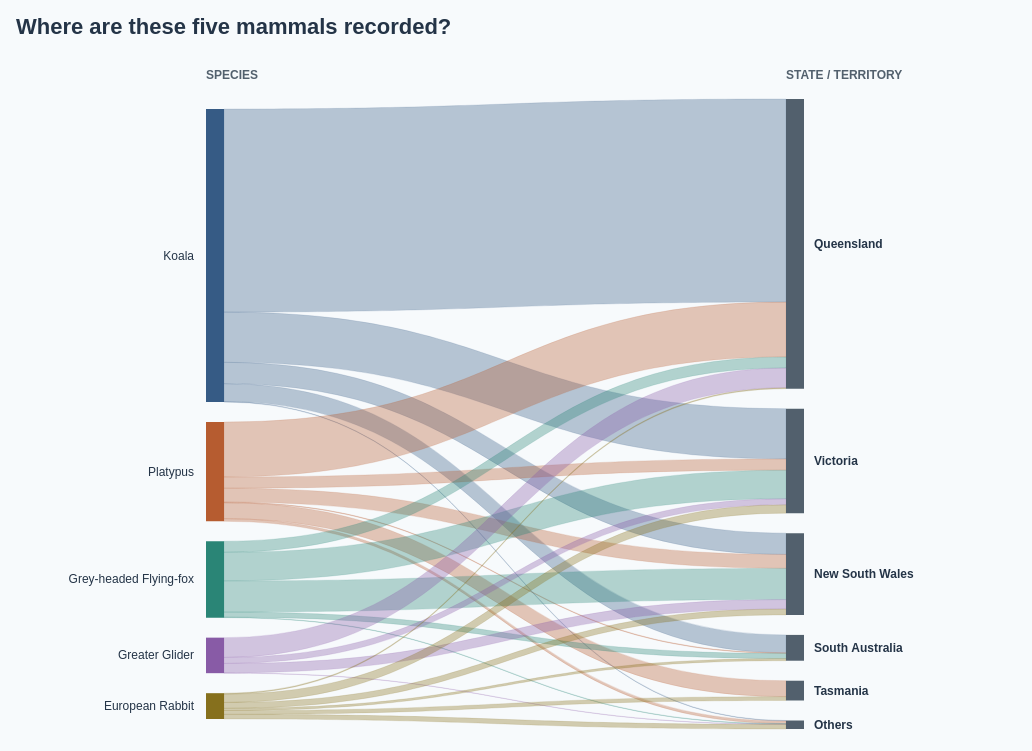

Vega-Lite specification for this chart:
### Vega specification from a JSON file in a GitHub repository (floating-point values rounded to 4 significant figures)
{"$schema": "https://vega.github.io/schema/vega/v5.json", "description": "Readability rationale: Charts involving multiple lines or flows use a limited selection of the most observed species (typically 5–6), while ranking and hierarchical charts can accommodate larger selections (typically 10–15). Maps can retain all species within their selected dataset where aggregation or filtering prevents clutter. This Sankey shows the top five species by observation count among the ten mammals selected in DotMap.vg.json. Sankey showing only the five most recorded species among the 10 selected mammals in DotMap.vg.json: Koala, Platypus, Grey-headed Flying-fox, Greater Glider, European Rabbit. Species ranked by 2017–2026 geolocated observation count, not conservation importance. Both stages sum to 3,429 observations. State assignments copied from DotMap, including Offshore / unspecified. State totals and connections include only these five species. Ribbon and node heights use a uniform 0.15456401283172938 pixels per observation. Species colours match DotMap. All data and layout embedded. Hover or click to highlight; click again, Reset highlight, or Escape to clear. Counts reflect recording activity, not migration or animal abundance. Species colours match the ten-species palette in BumpChart.vg.json; species selection is retained; counts use the selected observation years. ACT, Western Australia, Northern Territory and Offshore / unspecified are combined as Others (55 observations); their species flows are summed. Grouped-location breakdowns are retained in tooltips. Totals and the shared ribbon-height scale are preserved. Uses the 10 most recent available observation years (2017–2026), including partial 2026.", "width": 1000, "height": 680, "padding": 16, "background": "#f7fafc", "title": {"text": "Where are these five mammals recorded?", "anchor": "start", "fontSize": 22, "color": "#243447", "offset": 16, "font": "Arial", "fontWeight": "bold"}, "signals": [{"name": "selected", "value": null, "on": [{"events": "@nodes:click, @labels:click", "update": "selected === datum.key ? null : datum.key"}, {"events": "view:keydown[event.key === 'Escape'], view:dblclick", "update": "null"}]}, {"name": "hovered", "value": null, "on": [{"events": "@nodes:mouseover, @labels:mouseover, @ribbons:mouseover", "update": "datum.key"}, {"events": "@nodes:mouseout, @labels:mouseout, @ribbons:mouseout", "update": "null"}]}, {"name": "active", "update": "selected || hovered"}], "data": [{"name": "nodeData", "values": [{"id": "species:Koala", "key": "species:Koala", "label": "Koala", "name": "Koala", "level": "Species", "column": 0, "x": 290, "y": 102.0, "y2": 395.1, "count": 1896, "keys": ["species:Koala", "state:Queensland", "state:Victoria", "state:New South Wales", "state:South Australia", "state:Others"]}, {"id": "species:Platypus", "key": "species:Platypus", "label": "Platypus", "name": "Platypus", "level": "Species", "column": 0, "x": 290, "y": 415.1, "y2": 514.3, "count": 642, "keys": ["species:Platypus", "state:Queensland", "state:Victoria", "state:New South Wales", "state:South Australia", "state:Tasmania", "state:Others"]}, {"id": "species:Grey-headed Flying-fox", "key": "species:Grey-headed Flying-fox", "label": "Grey-headed Flying-fox", "name": "Grey-headed Flying-fox", "level": "Species", "column": 0, "x": 290, "y": 534.3, "y2": 610.6, "count": 494, "keys": ["species:Grey-headed Flying-fox", "state:Queensland", "state:Victoria", "state:New South Wales", "state:South Australia", "state:Others"]}, {"id": "species:Greater Glider", "key": "species:Greater Glider", "label": "Greater Glider", "name": "Greater Glider", "level": "Species", "column": 0, "x": 290, "y": 630.6, "y2": 666.2, "count": 230, "keys": ["species:Greater Glider", "state:Queensland", "state:Victoria", "state:New South Wales", "state:Others"]}, {"id": "species:European Rabbit", "key": "species:European Rabbit", "label": "European Rabbit", "name": "European Rabbit", "level": "Species", "column": 0, "x": 290, "y": 686.2, "y2": 712.0, "count": 167, "keys": ["species:European Rabbit", "state:Queensland", "state:Victoria", "state:New South Wales", "state:South Australia", "state:Tasmania", "state:Others"]}, {"id": "state:Queensland", "key": "state:Queensland", "label": "Queensland", "name": "Queensland", "level": "State / territory", "column": 1, "x": 870, "y": 92.0, "y2": 381.7, "count": 1874, "keys": ["state:Queensland", "species:Koala", "species:Platypus", "species:Grey-headed Flying-fox", "species:Greater Glider", "species:European Rabbit"]}, {"id": "state:Victoria", "key": "state:Victoria", "label": "Victoria", "name": "Victoria", "level": "State / territory", "column": 1, "x": 870, "y": 401.7, "y2": 506.1, "count": 676, "keys": ["state:Victoria", "species:Koala", "species:Platypus", "species:Grey-headed Flying-fox", "species:Greater Glider", "species:European Rabbit"]}, {"id": "state:New South Wales", "key": "state:New South Wales", "label": "New South Wales", "name": "New South Wales", "level": "State / territory", "column": 1, "x": 870, "y": 526.1, "y2": 607.9, "count": 529, "keys": ["state:New South Wales", "species:Koala", "species:Platypus", "species:Grey-headed Flying-fox", "species:Greater Glider", "species:European Rabbit"]}, {"id": "state:South Australia", "key": "state:South Australia", "label": "South Australia", "name": "South Australia", "level": "State / territory", "column": 1, "x": 870, "y": 627.9, "y2": 653.7, "count": 167, "keys": ["state:South Australia", "species:Koala", "species:Platypus", "species:Grey-headed Flying-fox", "species:European Rabbit"]}, {"id": "state:Tasmania", "key": "state:Tasmania", "label": "Tasmania", "name": "Tasmania", "level": "State / territory", "column": 1, "x": 870, "y": 673.7, "y2": 693.5, "count": 128, "keys": ["state:Tasmania", "species:Platypus", "species:European Rabbit"]}, {"id": "state:Others", "key": "state:Others", "label": "Others", "name": "Others", "level": "State / territory", "column": 1, "x": 870, "y": 713.5, "y2": 722.0, "count": 55, "keys": ["state:Others", "species:Koala", "species:Platypus", "species:Grey-headed Flying-fox", "species:Greater Glider", "species:European Rabbit"], "members": "Australian Capital Territory (40); Northern Territory (1); Offshore / unspecified (3); Western Australia (11)"}]}, {"name": "links", "values": [{"species": "Koala", "scientific": "Phascolarctos cinereus", "source": "Koala", "target": "Queensland", "count": 1314, "share": 0.693, "shareLabel": "Share of species", "key": "species:Koala", "keys": ["species:Koala", "state:Queensland"], "path": "M308,102.0C589,102.0 589,92.0 870,92.0L870,295.09711286089237C589,295.09711286089237 589,305.09711286089237 308,305.09711286089237Z"}, {"species": "Koala", "scientific": "Phascolarctos cinereus", "source": "Koala", "target": "Victoria", "count": 325, "share": 0.1714, "shareLabel": "Share of species", "key": "species:Koala", "keys": ["species:Koala", "state:Victoria"], "path": "M308,305.09711286089237C589,305.09711286089237 589,401.65296004666084 870,401.65296004666084L870,451.8862642169729C589,451.8862642169729 589,355.33041703120443 308,355.33041703120443Z"}, {"species": "Koala", "scientific": "Phascolarctos cinereus", "source": "Koala", "target": "New South Wales", "count": 138, "share": 0.07278, "shareLabel": "Share of species", "key": "species:Koala", "keys": ["species:Koala", "state:New South Wales"], "path": "M308,355.33041703120443C589,355.33041703120443 589,526.1382327209099 870,526.1382327209099L870,547.4680664916885C589,547.4680664916885 589,376.66025080198307 308,376.66025080198307Z"}, {"species": "Koala", "scientific": "Phascolarctos cinereus", "source": "Koala", "target": "South Australia", "count": 116, "share": 0.06118, "shareLabel": "Share of species", "key": "species:Koala", "keys": ["species:Koala", "state:South Australia"], "path": "M308,376.66025080198307C589,376.66025080198307 589,627.9025955088947 870,627.9025955088947L870,645.8320209973754C589,645.8320209973754 589,394.5896762904637 308,394.5896762904637Z"}, {"species": "Koala", "scientific": "Phascolarctos cinereus", "source": "Koala", "target": "Others", "count": 3, "share": 0.001582, "shareLabel": "Share of species", "key": "species:Koala", "keys": ["species:Koala", "state:Others"], "path": "M308,394.5896762904637C589,394.5896762904637 589,713.4989792942548 870,713.4989792942548L870,713.96267133275C589,713.96267133275 589,395.05336832895887 308,395.05336832895887Z", "members": "Australian Capital Territory (1); Western Australia (2)"}, {"species": "Platypus", "scientific": "Ornithorhynchus anatinus", "source": "Platypus", "target": "Queensland", "count": 355, "share": 0.553, "shareLabel": "Share of species", "key": "species:Platypus", "keys": ["species:Platypus", "state:Queensland"], "path": "M308,415.0533683289589C589,415.0533683289589 589,295.09711286089237 870,295.09711286089237L870,349.9673374161563C589,349.9673374161563 589,469.92359288422284 308,469.92359288422284Z"}, {"species": "Platypus", "scientific": "Ornithorhynchus anatinus", "source": "Platypus", "target": "Victoria", "count": 73, "share": 0.1137, "shareLabel": "Share of species", "key": "species:Platypus", "keys": ["species:Platypus", "state:Victoria"], "path": "M308,469.92359288422284C589,469.92359288422284 589,451.8862642169729 870,451.8862642169729L870,463.16943715368916C589,463.16943715368916 589,481.2067658209391 308,481.2067658209391Z"}, {"species": "Platypus", "scientific": "Ornithorhynchus anatinus", "source": "Platypus", "target": "New South Wales", "count": 90, "share": 0.1402, "shareLabel": "Share of species", "key": "species:Platypus", "keys": ["species:Platypus", "state:New South Wales"], "path": "M308,481.2067658209391C589,481.2067658209391 589,547.4680664916885 870,547.4680664916885L870,561.3788276465442C589,561.3788276465442 589,495.11752697579476 308,495.11752697579476Z"}, {"species": "Platypus", "scientific": "Ornithorhynchus anatinus", "source": "Platypus", "target": "South Australia", "count": 4, "share": 0.006231, "shareLabel": "Share of species", "key": "species:Platypus", "keys": ["species:Platypus", "state:South Australia"], "path": "M308,495.11752697579476C589,495.11752697579476 589,645.8320209973754 870,645.8320209973754L870,646.4502770487023C589,646.4502770487023 589,495.73578302712167 308,495.73578302712167Z"}, {"species": "Platypus", "scientific": "Ornithorhynchus anatinus", "source": "Platypus", "target": "Tasmania", "count": 103, "share": 0.1604, "shareLabel": "Share of species", "key": "species:Platypus", "keys": ["species:Platypus", "state:Tasmania"], "path": "M308,495.73578302712167C589,495.73578302712167 589,673.7147856517935 870,673.7147856517935L870,689.6348789734616C589,689.6348789734616 589,511.6558763487898 308,511.6558763487898Z"}, {"species": "Platypus", "scientific": "Ornithorhynchus anatinus", "source": "Platypus", "target": "Others", "count": 17, "share": 0.02648, "shareLabel": "Share of species", "key": "species:Platypus", "keys": ["species:Platypus", "state:Others"], "path": "M308,511.6558763487898C589,511.6558763487898 589,713.96267133275 870,713.96267133275L870,716.5902595508894C589,716.5902595508894 589,514.2834645669292 308,514.2834645669292Z", "members": "Australian Capital Territory (16); Offshore / unspecified (1)"}, {"species": "Grey-headed Flying-fox", "scientific": "Pteropus poliocephalus", "source": "Grey-headed Flying-fox", "target": "Queensland", "count": 71, "share": 0.1437, "shareLabel": "Share of species", "key": "species:Grey-headed Flying-fox", "keys": ["species:Grey-headed Flying-fox", "state:Queensland"], "path": "M308,534.2834645669292C589,534.2834645669292 589,349.9673374161563 870,349.9673374161563L870,360.94138232720906C589,360.94138232720906 589,545.257509477982 308,545.257509477982Z"}, {"species": "Grey-headed Flying-fox", "scientific": "Pteropus poliocephalus", "source": "Grey-headed Flying-fox", "target": "Victoria", "count": 185, "share": 0.3745, "shareLabel": "Share of species", "key": "species:Grey-headed Flying-fox", "keys": ["species:Grey-headed Flying-fox", "state:Victoria"], "path": "M308,545.257509477982C589,545.257509477982 589,463.16943715368916 870,463.16943715368916L870,491.7637795275591C589,491.7637795275591 589,573.851851851852 308,573.851851851852Z"}, {"species": "Grey-headed Flying-fox", "scientific": "Pteropus poliocephalus", "source": "Grey-headed Flying-fox", "target": "New South Wales", "count": 202, "share": 0.4089, "shareLabel": "Share of species", "key": "species:Grey-headed Flying-fox", "keys": ["species:Grey-headed Flying-fox", "state:New South Wales"], "path": "M308,573.851851851852C589,573.851851851852 589,561.3788276465442 870,561.3788276465442L870,592.6007582385536C589,592.6007582385536 589,605.0737824438613 308,605.0737824438613Z"}, {"species": "Grey-headed Flying-fox", "scientific": "Pteropus poliocephalus", "source": "Grey-headed Flying-fox", "target": "South Australia", "count": 33, "share": 0.0668, "shareLabel": "Share of species", "key": "species:Grey-headed Flying-fox", "keys": ["species:Grey-headed Flying-fox", "state:South Australia"], "path": "M308,605.0737824438613C589,605.0737824438613 589,646.4502770487023 870,646.4502770487023L870,651.5508894721494C589,651.5508894721494 589,610.1743948673084 308,610.1743948673084Z"}, {"species": "Grey-headed Flying-fox", "scientific": "Pteropus poliocephalus", "source": "Grey-headed Flying-fox", "target": "Others", "count": 3, "share": 0.006073, "shareLabel": "Share of species", "key": "species:Grey-headed Flying-fox", "keys": ["species:Grey-headed Flying-fox", "state:Others"], "path": "M308,610.1743948673084C589,610.1743948673084 589,716.5902595508894 870,716.5902595508894L870,717.0539515893846C589,717.0539515893846 589,610.6380869058036 308,610.6380869058036Z", "members": "Australian Capital Territory (3)"}, {"species": "Greater Glider", "scientific": "Petauroides volans", "source": "Greater Glider", "target": "Queensland", "count": 128, "share": 0.5565, "shareLabel": "Share of species", "key": "species:Greater Glider", "keys": ["species:Greater Glider", "state:Queensland"], "path": "M308,630.6380869058034C589,630.6380869058034 589,360.94138232720906 870,360.94138232720906L870,380.72557596967044C589,380.72557596967044 589,650.4222805482648 308,650.4222805482648Z"}, {"species": "Greater Glider", "scientific": "Petauroides volans", "source": "Greater Glider", "target": "Victoria", "count": 39, "share": 0.1696, "shareLabel": "Share of species", "key": "species:Greater Glider", "keys": ["species:Greater Glider", "state:Victoria"], "path": "M308,650.4222805482648C589,650.4222805482648 589,491.7637795275591 870,491.7637795275591L870,497.79177602799655C589,497.79177602799655 589,656.4502770487022 308,656.4502770487022Z"}, {"species": "Greater Glider", "scientific": "Petauroides volans", "source": "Greater Glider", "target": "New South Wales", "count": 61, "share": 0.2652, "shareLabel": "Share of species", "key": "species:Greater Glider", "keys": ["species:Greater Glider", "state:New South Wales"], "path": "M308,656.4502770487022C589,656.4502770487022 589,592.6007582385536 870,592.6007582385536L870,602.029163021289C589,602.029163021289 589,665.8786818314377 308,665.8786818314377Z"}, {"species": "Greater Glider", "scientific": "Petauroides volans", "source": "Greater Glider", "target": "Others", "count": 2, "share": 0.008696, "shareLabel": "Share of species", "key": "species:Greater Glider", "keys": ["species:Greater Glider", "state:Others"], "path": "M308,665.8786818314377C589,665.8786818314377 589,717.0539515893846 870,717.0539515893846L870,717.363079615048C589,717.363079615048 589,666.1878098571011 308,666.1878098571011Z", "members": "Australian Capital Territory (2)"}, {"species": "European Rabbit", "scientific": "Oryctolagus cuniculus", "source": "European Rabbit", "target": "Queensland", "count": 6, "share": 0.03593, "shareLabel": "Share of species", "key": "species:European Rabbit", "keys": ["species:European Rabbit", "state:Queensland"], "path": "M308,686.1878098571012C589,686.1878098571012 589,380.72557596967044 870,380.72557596967044L870,381.65296004666084C589,381.65296004666084 589,687.1151939340916 308,687.1151939340916Z"}, {"species": "European Rabbit", "scientific": "Oryctolagus cuniculus", "source": "European Rabbit", "target": "Victoria", "count": 54, "share": 0.3234, "shareLabel": "Share of species", "key": "species:European Rabbit", "keys": ["species:European Rabbit", "state:Victoria"], "path": "M308,687.1151939340916C589,687.1151939340916 589,497.79177602799655 870,497.79177602799655L870,506.1382327209099C589,506.1382327209099 589,695.461650627005 308,695.461650627005Z"}, {"species": "European Rabbit", "scientific": "Oryctolagus cuniculus", "source": "European Rabbit", "target": "New South Wales", "count": 38, "share": 0.2275, "shareLabel": "Share of species", "key": "species:European Rabbit", "keys": ["species:European Rabbit", "state:New South Wales"], "path": "M308,695.461650627005C589,695.461650627005 589,602.029163021289 870,602.029163021289L870,607.9025955088947C589,607.9025955088947 589,701.3350831146107 308,701.3350831146107Z"}, {"species": "European Rabbit", "scientific": "Oryctolagus cuniculus", "source": "European Rabbit", "target": "South Australia", "count": 14, "share": 0.08383, "shareLabel": "Share of species", "key": "species:European Rabbit", "keys": ["species:European Rabbit", "state:South Australia"], "path": "M308,701.3350831146107C589,701.3350831146107 589,651.5508894721494 870,651.5508894721494L870,653.7147856517936C589,653.7147856517936 589,703.4989792942549 308,703.4989792942549Z"}, {"species": "European Rabbit", "scientific": "Oryctolagus cuniculus", "source": "European Rabbit", "target": "Tasmania", "count": 25, "share": 0.1497, "shareLabel": "Share of species", "key": "species:European Rabbit", "keys": ["species:European Rabbit", "state:Tasmania"], "path": "M308,703.4989792942549C589,703.4989792942549 589,689.6348789734616 870,689.6348789734616L870,693.4989792942548C589,693.4989792942548 589,707.3630796150482 308,707.3630796150482Z"}, {"species": "European Rabbit", "scientific": "Oryctolagus cuniculus", "source": "European Rabbit", "target": "Others", "count": 30, "share": 0.1796, "shareLabel": "Share of species", "key": "species:European Rabbit", "keys": ["species:European Rabbit", "state:Others"], "path": "M308,707.3630796150482C589,707.3630796150482 589,717.363079615048 870,717.363079615048L870,721.9999999999999C589,721.9999999999999 589,712.0 308,712.0Z", "members": "Australian Capital Territory (18); Northern Territory (1); Offshore / unspecified (2); Western Australia (9)"}]}, {"name": "headings", "values": [{"x": 290, "label": "SPECIES"}, {"x": 870, "label": "STATE / TERRITORY"}]}], "scales": [{"name": "color", "type": "ordinal", "domain": ["Koala", "Platypus", "Grey-headed Flying-fox", "Greater Glider", "Spotted-tailed Quoll", "European Rabbit", "Tasmanian Devil", "Quokka", "Eastern Quoll", "Australian Sea Lion"], "range": ["#365B85", "#B65C30", "#2A8576", "#885BA6", "#AD4770", "#86701D", "#6D6B70", "#397FAD", "#bab0ab", "#4D7A24"]}], "marks": [{"type": "text", "from": {"data": "headings"}, "encode": {"update": {"x": {"signal": "datum.x - 100"}, "y": {"value": 24}, "text": {"field": "label"}, "fontSize": {"value": 12}, "fontWeight": {"value": "bold"}, "fill": {"value": "#52606d"}}}}, {"name": "ribbons", "type": "path", "from": {"data": "links"}, "encode": {"update": {"path": {"field": "path"}, "fill": {"scale": "color", "field": "species"}, "fillOpacity": {"signal": "active ? (!active || indexof(datum.keys, active) >= 0 ? 0.75 : 0.055) : 0.34"}, "stroke": {"scale": "color", "field": "species"}, "strokeWidth": {"value": 0.35}, "strokeOpacity": {"signal": "!active || indexof(datum.keys, active) >= 0 ? 0.4 : 0.05"}, "tooltip": {"signal": "merge({'From': datum.source, 'To': datum.target, 'Species': datum.species, 'Scientific name': datum.scientific, 'Observations': format(datum.count, ',d'), 'Share of source': format(datum.share, '.1%')}, datum.members ? {'Includes': datum.members} : {})"}, "description": {"signal": "datum.source + ' → ' + datum.target + ': ' + datum.count + ' observations'"}, "x": {"value": -100}, "y": {"value": -48}}}}, {"name": "nodes", "type": "rect", "from": {"data": "nodeData"}, "encode": {"update": {"x": {"signal": "datum.x - 100"}, "width": {"value": 18}, "y": {"signal": "datum.y - 48"}, "y2": {"signal": "datum.y2 - 48"}, "fill": {"signal": "datum.column === 1 ? '#52606d' : scale('color', datum.name)"}, "opacity": {"signal": "!active || indexof(datum.keys, active) >= 0 ? 1 : 0.2"}, "cursor": {"value": "pointer"}, "tooltip": {"signal": "merge({'Name': datum.name, 'Stage': datum.level, 'Observations': format(datum.count, ',d'), 'Share of top-five records': format(datum.count / 3429, '.1%')}, datum.members ? {'Includes': datum.members} : {})"}, "description": {"signal": "datum.name + ': ' + datum.count + ' observations'"}}}}, {"name": "labels", "type": "text", "from": {"data": "nodeData"}, "encode": {"update": {"x": {"signal": "(datum.column === 1 ? datum.x + 28 : datum.x - 12) - 100"}, "y": {"signal": "((datum.y + datum.y2) / 2) - 48"}, "text": {"signal": "datum.label"}, "align": {"signal": "datum.column === 1 ? 'left' : 'right'"}, "baseline": {"value": "middle"}, "fontSize": {"value": 12}, "fontWeight": {"signal": "datum.column === 0 ? 'normal' : 'bold'"}, "opacity": {"signal": "!active || indexof(datum.keys, active) >= 0 ? 1 : 0.28"}, "fill": {"value": "#243447"}, "cursor": {"value": "pointer"}, "tooltip": {"signal": "merge({'Name': datum.name, 'Observations': format(datum.count, ',d'), 'Share of top-five records': format(datum.count / 3429, '.1%')}, datum.members ? {'Includes': datum.members} : {})"}}}}], "config": {"font": "Arial"}, "usermeta": {"observationWindow": {"source": "Dataset/observations-794195.csv", "dateField": "observed_on", "years": [2017, 2018, 2019, 2020, 2021, 2022, 2023, 2024, 2025, 2026], "yearCount": 10, "includesPartialLatestYear": true}}}
